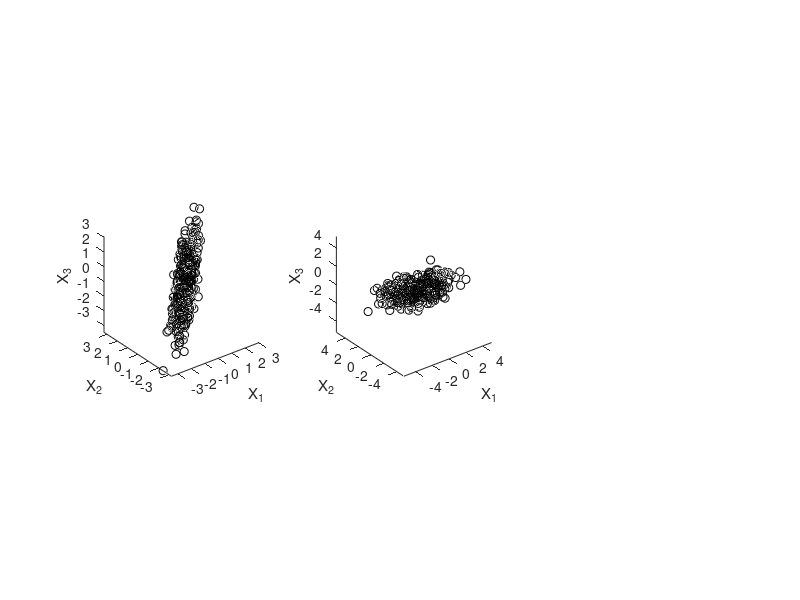
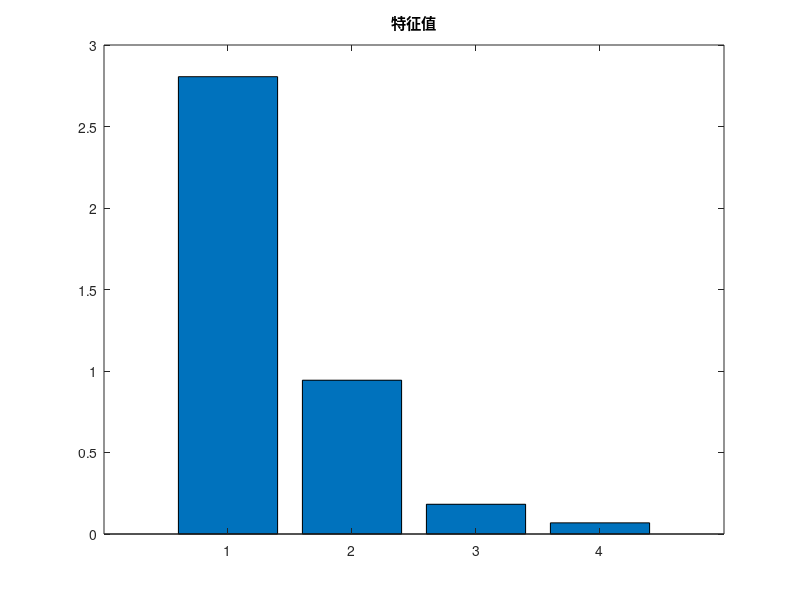

These charts were generated, in order, by the following MATLAB code: (Note: this script raises an error after producing the figures.)
close all;
clear;
clc;
%% 产生训练数据
m=500;
% 产生500行3列的数据
s=10*randn(m,1);
q=4*randn(m,1);
r=2*randn(m,1);
t=randn(m,1);
e=0.01*randn(m,1);
a=sqrt(2)/2;

x1=a*(s+r)+t+e;
x2=a*(s-r)+t+e;
x3=x1+q;
x4=t;
x=[x1,x2,x3,x4];
Xtrain =x;

%% 标准化处理训练数据：
X_mean=mean(Xtrain);
st=std(Xtrain);
n=size(Xtrain,2);
for i=1:n
    Xtrain(:,i)=(Xtrain(:,i)-X_mean(i)) ./ st(i);
end
figure(1);
subplot(1,3,1);
plot3(Xtrain(:,1),Xtrain(:,2),Xtrain(:,3),'ko')
axis equal;
xlabel('X_1'),
ylabel('X_2'),
zlabel('X_3');


%% 求训练数据 T2统计量
[coeff, score, latent, tsquared, explained]=pca(Xtrain);

figure(2);
bar(latent);
title('特征值');
T=score;

figure(1)
subplot(1,3,2);
plot3(T(:,1),T(:,2),T(:,3),'ko');
axis equal;
xlabel('X_1'),
ylabel('X_2'),
zlabel('X_3');
%% 置信度为95%的t2 
T2UCL1=ksdensity(tsquared,0.95,'Function','icdf');

num=1;
while sum(latent(1:num))/sum(latent) < 0.95
    num=num+1;
end

Tx=T(:,1:num);

figure(1)
subplot(1,3,3)
plot3(Tx(:,1),Tx(:,2),Tx(:,3),'k.')
xlabel('PC1 or t_1'); ylabel('PC2 or T_2'); zlabel('PC3 or T_3')
axis equal
hold on;
%% 

C=diag(latent(1:num));
INVC=inv(C);
for i=1:500
    T2(i)=Tx(i,:)*INVC*Tx(i,:)';
end

figure(3)
plot([1,500]',[T2UCL1,T2UCL1],'r-','Linewidth',2)
hold on
plot(T2,'k-.')
legend('0.95Control limit of T^2','T^2 of training samples')
xlabel('samples');ylabel('T^2')


%% 画椭球
a=sqrt(latent(1,:)*T2UCL1);
b=sqrt(latent(2,:)*T2UCL1);
c=sqrt(latent(3,:)*T2UCL1);

% thita=0:0.01:2*pi;
% t1=a*cos(thita);
% t2=b*sin(thita);

t = linspace(0,2*pi,66);
p = linspace(0,pi,50);
[T,P] = meshgrid(t,p);

x = a*cos(T).*cos(P);
y = b*cos(T).*sin(P);
z = c*sin(T);

% x = a*sin(T).*cos(P);
% y = b*sin(T).*sin(P);
% z = c*cos(T);


figure(1);
subplot(1,3,3);
plot3(x,y,z,'r-.','Linewidth',1)
legend('score','t2');
